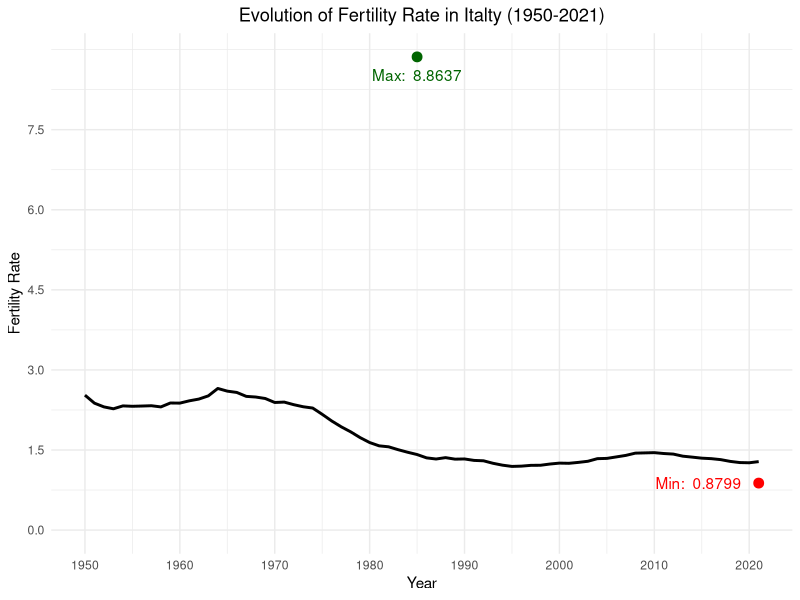
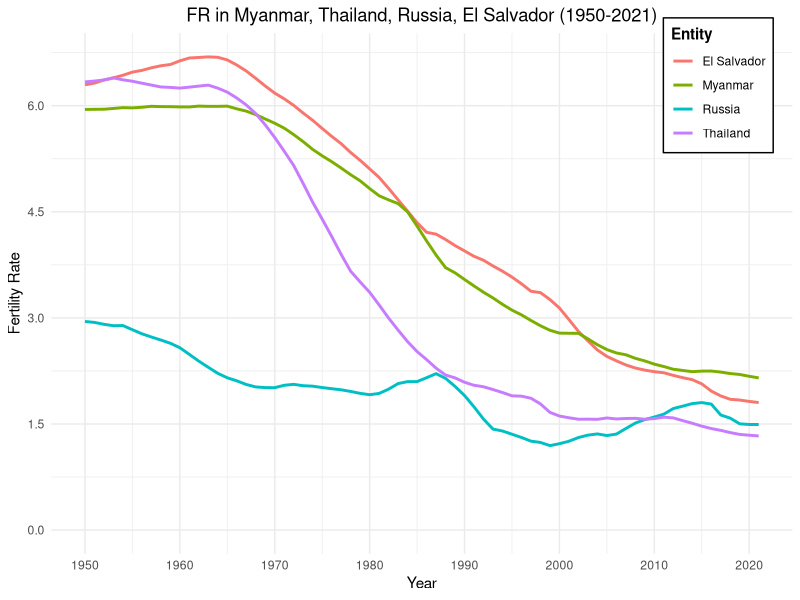
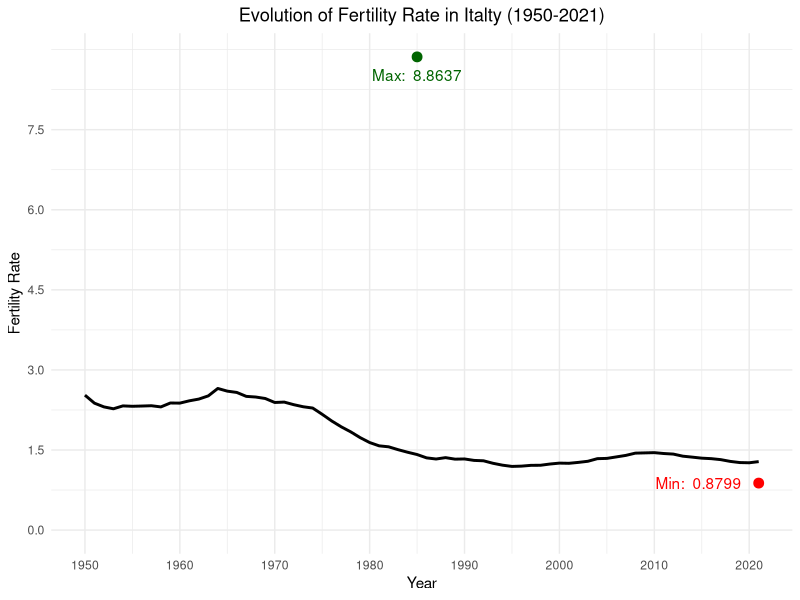
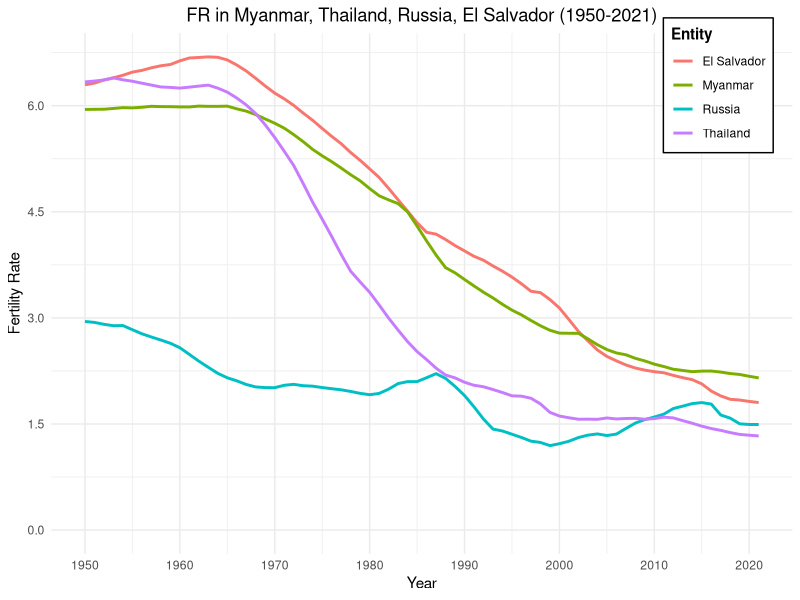

The R script that drew these images, in order: (Note: this script raises an error after producing the figures.)
library(tidyverse)
library(readxl)
library(ggthemes)

setwd('/Users/nyeinchan/Desktop/Harbour.Space/data_to_knowledge/SESSION_3/data')

ass3 <- read_csv('fertility.csv')

# glimpse data description
glimpse(ass3)



# Exercise 1
# Plot -> Line Plot
# Fertility Rate (FR) in Italy between 1950 - 2021
# annotate the maximum and minimum value within the plot
max_fr = ass3 %>%
  dplyr::filter(FR == max(FR))

min_fr = ass3 %>%
  dplyr::filter(FR == min(FR))

italy_data = ass3 %>%
  dplyr::filter(Entity == "Italy") %>%
  dplyr::filter(Year >= 1950 & Year <= 2021)

ggplot(
  data = italy_data,
  mapping = aes(x = Year, y = FR)) + 
  geom_line(color = "black", size = 1) +
  geom_point(data = max_fr, color = "darkgreen", size = 3) +
  geom_point(data = min_fr, color = "red", size = 3) +
  geom_text(data = max_fr, mapping = aes(label = paste("Max: ", FR)), color = "darkgreen", vjust = 2) +
  geom_text(data = min_fr, mapping = aes(label = paste("Min: ", FR)), color = "red", hjust = 1.2) +
  scale_x_continuous(
    limits = c(1950, NA),
    breaks = seq(1950, max(italy_data$Year), by = 10)
  ) +
  scale_y_continuous(
    limits = c(0, max_fr$FR),
    breaks = seq(0, max_fr$FR, by = 1.5),
  ) +
  labs(title = "Evolution of Fertility Rate in Italty (1950-2021)", x = "Year", y = "Fertility Rate") +
  theme_minimal() +
  theme(plot.title = element_text(hjust = 0.5))

ggsave("./HW_IMAGES/1_lineplot_fr_italy_1950_2021.png", 
  scale = 1,
  height = 8,
  width = 12,
  dpi = 300,
  bg = "white")



# Exercise 2
# Plot -> multiple-line plot
# Fertility Rate in Myanmar, Thailand, Russia, El Salvador 1950-2021
# legend on top-right corner inside the plot

selected_countries <- c("Myanmar", "Thailand", "Russia", "El Salvador")
country_data <- ass3 %>%
  dplyr::filter(Entity %in% selected_countries)

ggplot(
  data = country_data,
  mapping = aes(x = Year, y = FR, color = Entity, group = Entity)) +
  geom_line(size = 1) +
  scale_x_continuous(
    limits = c(1950, NA),
    breaks = seq(1950, max(country_data$Year), by = 10)
  ) +
  scale_y_continuous(
    limits = c(0, max(country_data$FR)),
    breaks = seq(0, max(country_data$FR), by = 1.5),
  ) +
  labs(title = "FR in Myanmar, Thailand, Russia, El Salvador (1950-2021)", x = "Year", y = "Fertility Rate") +
  theme_minimal() +
  theme(
    legend.position = c(0.9, 0.9),
    legend.background = element_rect(fill = "white", color = "black"),
    legend.title = element_text(face = "bold"),
    plot.title = element_text(hjust = 0.5)
  )

ggsave("./HW_IMAGES/2_multiplot_fr_mm_th_ru_slv.png", 
       scale = 1,
       height = 8,
       width = 12,
       dpi = 300,
       bg = "white")



# Exercise 3
# Plot ->  box plot
# Fertility Rate by Continent (C3) in 2020
# order the box-plots according to the median

fertitly_c3_2020 <- ass3 %>%
  dplyr::filter(Year == 2020)

median_values <- fertility_2020_data %>%
  dplyr::group_by(C3) %>%
  dplyr::summarise(median_FR = median(FR), .groups = "drop")

ggplot(
  data = fertitly_c3_2020,
  mapping = aes(x = fct_reorder(C3, FR, median), y = FR)
) + geom_boxplot(
  fill = "lightblue",
  color = "black",
  outlier.color = "red"
) + geom_text(
  data = median_values,
  mapping = aes(x = C3, y = median_FR, label = round(median_FR, 2)),
  vjust = -0.5,
  size = 3.5,
  color = "blue"
) +
  scale_y_continuous(
  limits = c(0.0, max(fertitly_c3_2020$FR)),
  breaks = seq(0.0, max(fertitly_c3_2020$FR), by = 1.5),
) +
  labs(title = "Fertility Rate by Continent (C3) in 2020", x = "Year", y = "Fertility Rate") +
  theme_minimal() +
  theme(plot.title = element_text(hjust = 0.5))

ggsave("./HW_IMAGES/3_boxplot_fr_c3_2020.png",
       scale = 1,
       height = 8,
       width = 12,
       dpi = 300,
       bg = "white")



# Exercise 4
# Plot -> bar plot
# Fertility Rate >= 4.5 in 2021 by continent C4
# order the bars in descendant order with FR labels (two decimals)

fertility_c4_2021 <- ass3 %>%
  dplyr::filter(Year == 2021 & FR >= 4.5)

ggplot(
  data = fertility_c4_2021,
  mapping = aes(x = fct_reorder(Entity, FR, .desc = TRUE), y = FR, fill = C4)) +
  geom_bar(stat = "identity", color = "black") +
  geom_text(mapping = aes(label = round(FR, 2)), vjust = -0.5, size = 4) +
  labs(
    title = "Countries with FR >= 4.5 in 2021 by C4",
    x = "Country",
    y = "Fertility Rate",
    fill = "Continent"
  ) + theme_minimal() +
  theme(
    plot.title = element_text(hjust = 0.5),
    axis.text.x = element_text(angle = 45, hjust = 1)       # Rotate x-axis labels for better readability
  )

ggsave("./HW_IMAGES/4_barplot_fr_c4_2021.png",
       scale = 1,
       height = 8,
       width = 12,
       dpi = 300,
       bg = "white")



# Exercise 5
# Plot -> facet box plot (facet = multiple subplots)
# All countries that end in year 0 or 5
# X-axis: Year, Y-axis: FR
# Use Variable C3 (continent) to produce facets with box plot

# Hint: factor(Year) => to categorize data in R

countries_end_year_0_and_5 <- ass3 %>%
  dplyr::filter(Year %% 5 == 0)

ggplot(
  data = countries_end_year_0_and_5,
  mapping = aes(x = factor(Year), y = FR, fill = factor(Year))
) + 
  geom_boxplot(outlier.color = "red") +
  scale_fill_viridis_d(option = "C") +
  scale_y_continuous(
    limits = c(0.0, max(countries_end_year_0_and_5$FR)),
    breaks = seq(0.0, max(countries_end_year_0_and_5$FR), by = 1.5),
  ) +
  labs(
    title = "Fertility Rates for Years ending in 0 or 5",
    x = "Year",
    y = "Fertility Rate",
    fill = "Year"
  ) +
  facet_wrap(~C3, scales = "free_x") +
  theme_minimal() +
  theme(
    plot.title = element_text(hjust = 0.5),
    axis.text.x = element_text(angle = 45, hjust = 1),
    strip.text = element_text(face = "bold"),
    legend.position = "none"
  )

ggsave("./HW_IMAGES/5_facet_boxplot_fr_years_ending_0_5.png",
       scale = 1,
       height = 8,
       width = 12,
       bg = "white",
       dpi = 300)



# Exercise 6
# Plot -> grouped bar plot
# Fertility Rate values in 1980, 2000, 2020 for Argentina, Brazil, Chile
# Label with a value of FR inside each bar

grouped_year_entity_data <- ass3 %>%
  dplyr::filter(
    Year %in% c(1980, 2000, 2020),
    Entity %in% c("Argentina", "Brazil", "Chile")
  )

ggplot(
  data = grouped_year_entity_data,
  mapping = aes(x = Entity, y = FR, fill = factor(Year))
) + geom_bar(
  stat = "identity", 
  position = position_dodge(width = 0.9), 
  color = "black"
) + geom_text(
  aes(label = round(FR, 2)),
  position = position_dodge(width = 0.9),
  vjust = -1,
  size = 4
) + scale_fill_viridis_d(option = "C") +
  labs(
    title = "FR values in Argentina, Brazil, Chile in 1980, 2000, 2020",
    x = "Country",
    y = "Fertility Rate",
    fill = "Year"
) + theme_ugly() +
  theme(
    legend.position = c(0.95, 0.9),
    legend.background = element_rect(fill = "white", color = "black"),
    legend.title = element_text(face = "bold"),
    plot.title = element_text(hjust = 0.5),
    axis.text.x = element_text(angle = 45, hjust = 1)
  )

ggsave("./HW_IMAGES/6_grouped_barplot_fr_year.png",
       scale = 1,
       height = 8,
       width = 12,
       bg = "white",
       dpi = 300)



# Exercise 7
# Theme creation (ugly theme)

theme_ugly <- function() {
  theme(
    # Panel background and grid lines
    panel.background = element_rect(fill = "pink", color = "yellow"),
    panel.grid.major = element_line(color = "orange", size = 1),
    panel.grid.minor = element_line(color = "purple", size = 0.5),
    
    # Plot background
    plot.background = element_rect(fill = "orange", color = "black", linewidth = 3),
    
    # Axis lines and text
    axis.line = element_line(color = "red", size = 2),
    axis.text = element_text(color = "blue", size = 14, face = "bold", angle = 45),
    axis.title = element_text(color = "darkgreen", size = 16, face = "italic"),
    
    # Title and subtitle
    plot.title = element_text(color = "cyan", size = 20, face = "bold", hjust = 0.5),
    plot.subtitle = element_text(color = "magenta", size = 16, face = "italic", hjust = 0.5),
    
    # Legend
    legend.background = element_rect(fill = "gray", color = "black"),
    legend.text = element_text(color = "brown", size = 12),
    legend.title = element_text(color = "darkred", size = 14, face = "bold"),
    legend.key = element_rect(fill = "white", color = "darkblue"),
    
    # Facet strips
    strip.background = element_rect(fill = "cyan", color = "black"),
    strip.text = element_text(color = "red", size = 14, face = "bold")
  )
}

